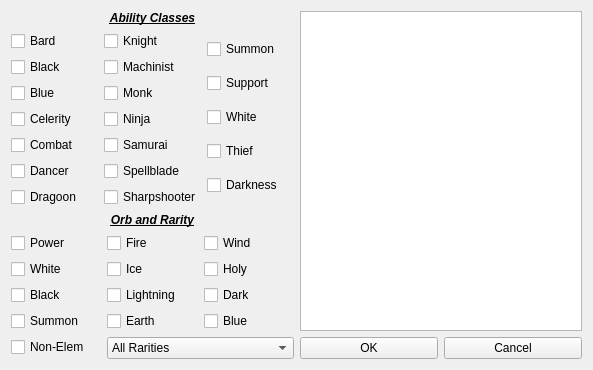
<?xml version="1.0" encoding="UTF-8"?>
<ui version="4.0">
 <class>ability_selector</class>
 <widget class="QWidget" name="ability_selector">
  <property name="geometry">
   <rect>
    <x>0</x>
    <y>0</y>
    <width>593</width>
    <height>340</height>
   </rect>
  </property>
  <property name="windowTitle">
   <string>FFRK Ability Selector</string>
  </property>
  <layout class="QHBoxLayout" name="horizontalLayout_2">
   <item>
    <layout class="QVBoxLayout" name="verticalLayout_7">
     <item>
      <widget class="QLabel" name="label">
       <property name="font">
        <font>
         <weight>75</weight>
         <italic>true</italic>
         <bold>true</bold>
         <underline>true</underline>
        </font>
       </property>
       <property name="text">
        <string>Ability Classes</string>
       </property>
       <property name="alignment">
        <set>Qt::AlignCenter</set>
       </property>
      </widget>
     </item>
     <item>
      <layout class="QHBoxLayout" name="horizontalLayout">
       <item>
        <layout class="QVBoxLayout" name="verticalLayout">
         <item>
          <widget class="QCheckBox" name="bard_cb">
           <property name="text">
            <string>Bard</string>
           </property>
          </widget>
         </item>
         <item>
          <widget class="QCheckBox" name="black_cb">
           <property name="text">
            <string>Black</string>
           </property>
          </widget>
         </item>
         <item>
          <widget class="QCheckBox" name="blue_cb">
           <property name="text">
            <string>Blue</string>
           </property>
          </widget>
         </item>
         <item>
          <widget class="QCheckBox" name="celerity_cb">
           <property name="text">
            <string>Celerity</string>
           </property>
          </widget>
         </item>
         <item>
          <widget class="QCheckBox" name="combat_cb">
           <property name="text">
            <string>Combat</string>
           </property>
          </widget>
         </item>
         <item>
          <widget class="QCheckBox" name="dance_cb">
           <property name="text">
            <string>Dancer</string>
           </property>
          </widget>
         </item>
         <item>
          <widget class="QCheckBox" name="dragoon_cb">
           <property name="text">
            <string>Dragoon</string>
           </property>
          </widget>
         </item>
        </layout>
       </item>
       <item>
        <layout class="QVBoxLayout" name="verticalLayout_2">
         <item>
          <widget class="QCheckBox" name="knight_cb">
           <property name="text">
            <string>Knight</string>
           </property>
          </widget>
         </item>
         <item>
          <widget class="QCheckBox" name="engineer_cb">
           <property name="text">
            <string>Machinist</string>
           </property>
          </widget>
         </item>
         <item>
          <widget class="QCheckBox" name="monk_cb">
           <property name="text">
            <string>Monk</string>
           </property>
          </widget>
         </item>
         <item>
          <widget class="QCheckBox" name="ninja_cb">
           <property name="text">
            <string>Ninja</string>
           </property>
          </widget>
         </item>
         <item>
          <widget class="QCheckBox" name="samurai_cb">
           <property name="text">
            <string>Samurai</string>
           </property>
          </widget>
         </item>
         <item>
          <widget class="QCheckBox" name="spellblade_cb">
           <property name="text">
            <string>Spellblade</string>
           </property>
          </widget>
         </item>
         <item>
          <widget class="QCheckBox" name="shooter_cb">
           <property name="text">
            <string>Sharpshooter</string>
           </property>
          </widget>
         </item>
        </layout>
       </item>
       <item>
        <layout class="QVBoxLayout" name="verticalLayout_6">
         <item>
          <widget class="QCheckBox" name="summon_cb">
           <property name="text">
            <string>Summon</string>
           </property>
          </widget>
         </item>
         <item>
          <widget class="QCheckBox" name="support_cb">
           <property name="text">
            <string>Support</string>
           </property>
          </widget>
         </item>
         <item>
          <widget class="QCheckBox" name="white_cb">
           <property name="text">
            <string>White</string>
           </property>
          </widget>
         </item>
         <item>
          <widget class="QCheckBox" name="theif_cb">
           <property name="text">
            <string>Thief</string>
           </property>
          </widget>
         </item>
         <item>
          <widget class="QCheckBox" name="darkness_cb">
           <property name="text">
            <string>Darkness</string>
           </property>
          </widget>
         </item>
        </layout>
       </item>
      </layout>
     </item>
     <item>
      <layout class="QGridLayout" name="gridLayout">
       <item row="1" column="0" rowspan="2">
        <layout class="QVBoxLayout" name="verticalLayout_3">
         <property name="sizeConstraint">
          <enum>QLayout::SetDefaultConstraint</enum>
         </property>
         <item>
          <widget class="QCheckBox" name="power_orb_cb">
           <property name="text">
            <string>Power</string>
           </property>
          </widget>
         </item>
         <item>
          <widget class="QCheckBox" name="white_orb_cb">
           <property name="text">
            <string>White</string>
           </property>
          </widget>
         </item>
         <item>
          <widget class="QCheckBox" name="black_orb_cb">
           <property name="text">
            <string>Black</string>
           </property>
          </widget>
         </item>
         <item>
          <widget class="QCheckBox" name="summon_orb_cb">
           <property name="text">
            <string>Summon</string>
           </property>
          </widget>
         </item>
         <item>
          <widget class="QCheckBox" name="non_elem_orb_cb">
           <property name="text">
            <string>Non-Elem</string>
           </property>
          </widget>
         </item>
        </layout>
       </item>
       <item row="1" column="1">
        <layout class="QVBoxLayout" name="verticalLayout_4">
         <item>
          <widget class="QCheckBox" name="fire_orb_cb">
           <property name="text">
            <string>Fire</string>
           </property>
          </widget>
         </item>
         <item>
          <widget class="QCheckBox" name="ice_orb_cb">
           <property name="text">
            <string>Ice</string>
           </property>
          </widget>
         </item>
         <item>
          <widget class="QCheckBox" name="lightning_orb_cb">
           <property name="text">
            <string>Lightning</string>
           </property>
          </widget>
         </item>
         <item>
          <widget class="QCheckBox" name="earth_orb_cb">
           <property name="text">
            <string>Earth</string>
           </property>
          </widget>
         </item>
        </layout>
       </item>
       <item row="1" column="2">
        <layout class="QVBoxLayout" name="verticalLayout_5">
         <item>
          <widget class="QCheckBox" name="wind_orb_cb">
           <property name="text">
            <string>Wind</string>
           </property>
          </widget>
         </item>
         <item>
          <widget class="QCheckBox" name="holy_orb_cb">
           <property name="text">
            <string>Holy</string>
           </property>
          </widget>
         </item>
         <item>
          <widget class="QCheckBox" name="dark_orb_cb">
           <property name="text">
            <string>Dark</string>
           </property>
          </widget>
         </item>
         <item>
          <widget class="QCheckBox" name="blue_orb_cb">
           <property name="text">
            <string>Blue</string>
           </property>
          </widget>
         </item>
        </layout>
       </item>
       <item row="2" column="1" colspan="2">
        <widget class="QComboBox" name="rarity_filter">
         <item>
          <property name="text">
           <string>All Rarities</string>
          </property>
         </item>
         <item>
          <property name="text">
           <string>1 Star</string>
          </property>
         </item>
         <item>
          <property name="text">
           <string>2 Star</string>
          </property>
         </item>
         <item>
          <property name="text">
           <string>3 Star</string>
          </property>
         </item>
         <item>
          <property name="text">
           <string>4 Star</string>
          </property>
         </item>
         <item>
          <property name="text">
           <string>5 Star</string>
          </property>
         </item>
         <item>
          <property name="text">
           <string>6 Star</string>
          </property>
         </item>
        </widget>
       </item>
       <item row="0" column="0" colspan="3">
        <widget class="QLabel" name="label_2">
         <property name="font">
          <font>
           <weight>75</weight>
           <italic>true</italic>
           <bold>true</bold>
           <underline>true</underline>
          </font>
         </property>
         <property name="text">
          <string>Orb and Rarity</string>
         </property>
         <property name="alignment">
          <set>Qt::AlignCenter</set>
         </property>
        </widget>
       </item>
      </layout>
     </item>
    </layout>
   </item>
   <item>
    <layout class="QGridLayout" name="gridLayout_2">
     <item row="0" column="0" colspan="2">
      <widget class="QListWidget" name="ability_list"/>
     </item>
     <item row="1" column="0">
      <widget class="QPushButton" name="ok_button">
       <property name="text">
        <string>OK</string>
       </property>
      </widget>
     </item>
     <item row="1" column="1">
      <widget class="QPushButton" name="cancel_button">
       <property name="text">
        <string>Cancel</string>
       </property>
      </widget>
     </item>
    </layout>
   </item>
  </layout>
 </widget>
 <resources/>
 <connections/>
</ui>
